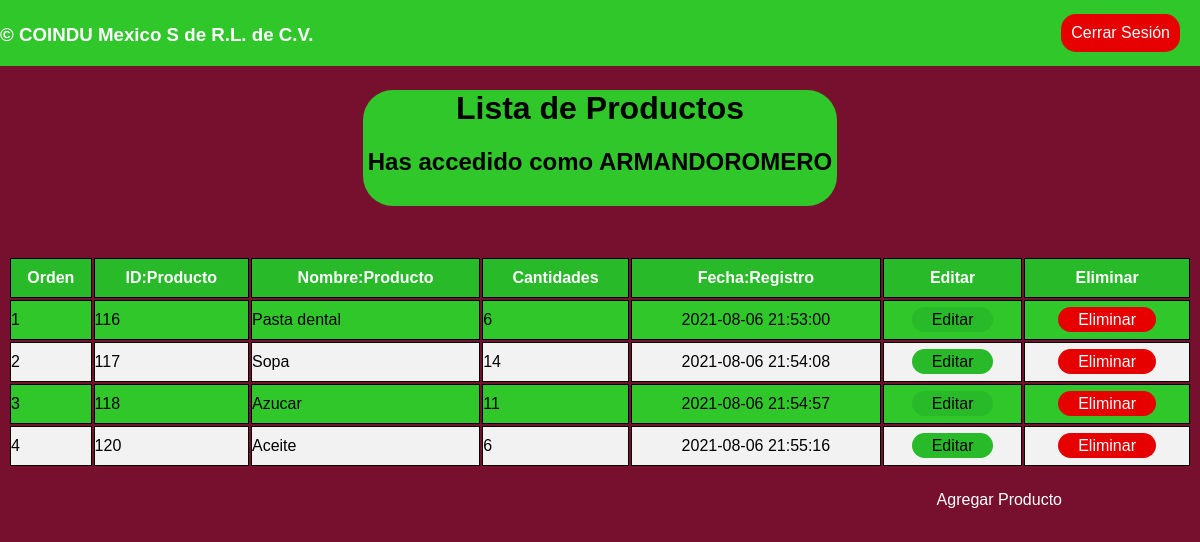
The page /list.php (signed in) on the database its author committed.
### tables this page shows
CREATE TABLE `product` (
  `id` int(11) NOT NULL,
  `proname` varchar(100) NOT NULL,
  `amount` varchar(100) NOT NULL,
  `time` timestamp NOT NULL DEFAULT current_timestamp()
);

### list.php (the view, shortened to what this page needs)
<?php
require_once "Database/Database.php";
$username = $_SESSION['username'];
$sql_fetch_todos = "SELECT * FROM product ORDER BY id ASC";
$query = mysqli_query($conn, $sql_fetch_todos);
?>
<!doctype html>
<html lang="en">
<head>
</head>
<body>
    <div class="header">
        <h3>© COINDU Mexico S de R.L. de C.V.</h3>
        <a name="" id="" class="button-logout" href="logout.php" role="button">Cerrar Sesión</a>
    </div>
    <div class="container">
        <h1>Lista de Productos</h1>
        <h2>Has accedido como <?php echo $str = strtoupper($username) ?></h2>
    </div>
    <div class="table-product">
        <table>
            <tr>
                <th scope="col">Orden</th>
                <th scope="col">ID:Producto</th>
                <th scope="col">Nombre:Producto</th>
                <th scope="col">Cantidades</th>
                <th scope="col">Fecha:Registro</th>
                <th scope="col">Editar</th>
                <th scope="col">Eliminar</th>
            </tr>
            <tbody>
                <?php
                $idpro = 1;
                while ($row = mysqli_fetch_array($query)) { ?>
                    <tr>
                        <td scope="row"><?php echo $idpro ?></td>
                        <td><?php echo $row['id'] ?></td>
                        <td><?php echo $row['proname'] ?></td>
                        <td><?php echo $row['amount'] ?></td>
                        <td class="timeregis"><?php echo $row['time'] ?></td>
                        <td class="modify"><a name="edit" id="" class="bfix" href="fix.php?id=<?php echo $row['id'] ?>&message=<?php echo $row['proname'] ?>&amount=<?php echo $row['amount']; ?> " role="button">
                                Editar
                            </a></td>
                        <td class="delete"><a name="id" id="" class="bdelete" href="main/delete.php?id=<?php echo $row['id'] ?>" role="button">
                                Eliminar
                            </a></td>
                    </tr>
                <?php
                    $idpro++;
                } ?>
            </tbody>
        </table>
        <br>
        <a name="" id="" class="Addlist" style="float:right" href="addlist.php" role="button">Agregar Producto</a>
    </div>
</body>
</html>

### list.php (style rules this page uses)
body { font-family: Arial, Helvetica, sans-serif; background-color: #770f2e; }
.header { position: fixed; top: 0px; left: 0px; right: 0px; height: 50px; padding: 5px 13px 11px 0px; width: 100%; color: white; font-family: Arial, Helvetica, sans-serif; margin-top: 0px; bottom: 0; background-color: #30c72b; }
.button-logout { position: relative; margin-top: -50px; margin-right: 20px; float: right; text-decoration: none; border: transparent; border-radius: 15px; background-color: #e60000; padding: 10px 10px 10px 10px; color: white; transition: 0.5s; }
.container { margin: 90px auto; margin-bottom: 50px; border-radius: 30px; text-align: center; background-color: #30c72b; width: 40%; padding-bottom: 10px; }
table th, tr, td { border: 1px solid black; border-collapse: collapse; padding: 10px 0px 10px 0px; }
table { width: 100%; }
th { color: white; background-color: #29ba29; }
tr { background-color: #30c72b; }
tr:nth-child(even) { background-color: #f2f2f2; }
.timeregis { text-align: center; }
.modify { text-align: center; }
.delete { text-align: center; }
.modify .bfix { border-radius: 15px; background-color: #29ba29; color: black; text-decoration: none; padding: 4px 20px 4px 20px; transition: 0.5s; }
.delete .bdelete { border-radius: 15px; background-color: #e60000; text-decoration: none; color: white; padding: 4px 20px 4px 20px; transition: 0.5s; }
.Addlist { margin-right: 100px; padding: 5px 30px 5px 30px; border-radius: 15px; text-decoration: none; color: white; background-color: #770f2e; transition: 0.5s; }

### rows shown on the page
product: id "116", proname "Pasta dental", amount "6", time "2021-08-06 21:53:00"
product: id "117", proname "Sopa", amount "14", time "2021-08-06 21:54:08"
product: id "118", proname "Azucar", amount "11", time "2021-08-06 21:54:57"
product: id "120", proname "Aceite", amount "6", time "2021-08-06 21:55:16"

### other values the page prints
$str = strtoupper($username) "ARMANDOROMERO"
